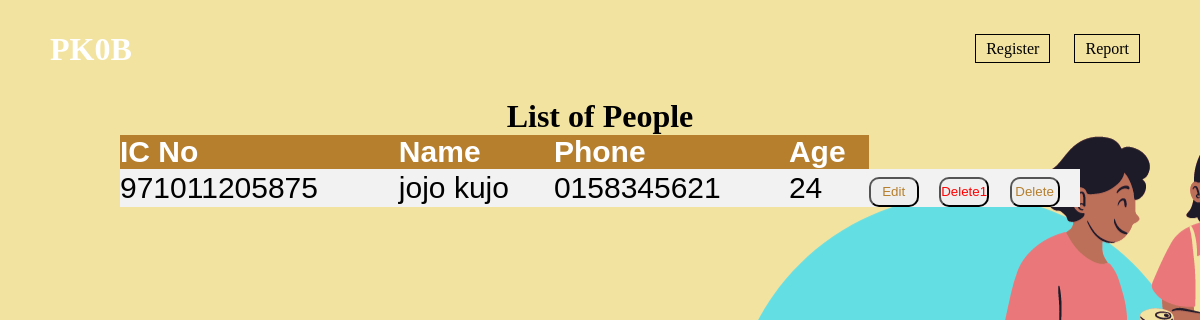
Screenshot of /pkob/peopleInfo_report/ with the database file from the repository.
### App_Pkob/models.py (models this page shows)
class People(models.Model):
    Timestamp = models.DateTimeField(auto_now_add=True, blank=True, )
    IcNo = models.CharField(primary_key=True, max_length=12, blank=False)
    Name = models.CharField(max_length=255)
    Phone = models.CharField(max_length=10)

### App_Pkob/views.py (the view)
# urls.py: path('peopleInfo_report/', views.peopleinfo_report, name ="peopleinfo"),
def peopleinfo_report(request):
    i = 0;
    current = datetime.datetime.now().year
    year = (People.objects.values_list('IcNo', flat=True))
    year2 = []
    for yeart in year:
        test = yeart[-4]
        if test == "0":
            print(yeart)
            year2.append(("20" + str(yeart)[:2]).replace(",", ""))
            print(year2)
        elif test == '5' or test == "6" or test == '7':
            year2.append(("19" + str(yeart)[:2]).replace(",", ""))
            print(datetime.datetime.now().month)
    year2[:] = [current - int(getyear) for getyear in year2]
    print(year2);
    people_list = People.objects.all()
    print(people_list);
    return render(request, 'App_Pkob/peopleInfo_report.html', context={'people_list': people_list, 'year2': year2})

### App_Pkob/templates/App_Pkob/peopleInfo_report.html (shortened to what this page needs)
<!doctype html>
{% extends "App_Pkob/base.html" %}
   {% block content %}
</head>
<body>
<h1 style="text-align: center">List of People</h1>
<table>
    <tr>
        <th>IC No</th>
        <th>Name</th>
        <th>Phone</th>
        <th>Age</th>
    </tr>
    {% for people in people_list %}
        <tr data-href = "peopleInfo.html">
        <td>{{ people.IcNo}}</td>
        <td> {{ people.Name }}</td>
        <td>{{ people.Phone}}</td>
        <td> {{year2.pop}}</td>
        <td><a href="{% url "person-info" people.IcNo %}"><button style="border-radius: 10px; height: 30px;width:50px ; color:#B67F2D "  type="button"  >Edit</button></a></td>
        <td><a href="{% url "delete-person" people.IcNo %}"><button style="border-radius: 10px; height: 30px;width:50px ; color:Red "  type="button" onclick="return confirm('Are you sure you want to delete this villager ?')">Delete1 </button></a></td>
        <td><a href="{% url "delete-person" people.IcNo %}"><button style="border-radius: 10px; height: 30px;width:50px ; color:#B67F2D "  type="button">Delete</button></a></td>
        </tr>
        {% endfor %}
</table>
<br>
</body>
{% endblock content %}

### App_Pkob/templates/App_Pkob/base.html (style rules this page uses)
* { margin:0; padding:0; }
body { background-image: url("/images/background2.png "); background-position:center bottom 75% ; }

### App_Pkob/templates/App_Pkob/peopleInfo_report.html (style rules this page uses)
table { border-collapse: collapse; width:80%; font-family:'Raleway', sans-serif ; font-size: 30px; text-align: left; margin:auto; }
th { background-color:#B67F2D ; color:white; }
tr:nth-child(even) { background-color:#f2f2f2 }

### rows the page displays
People: IcNo "971011205875", Name "jojo kujo", Phone "0158345621", pop "24"
